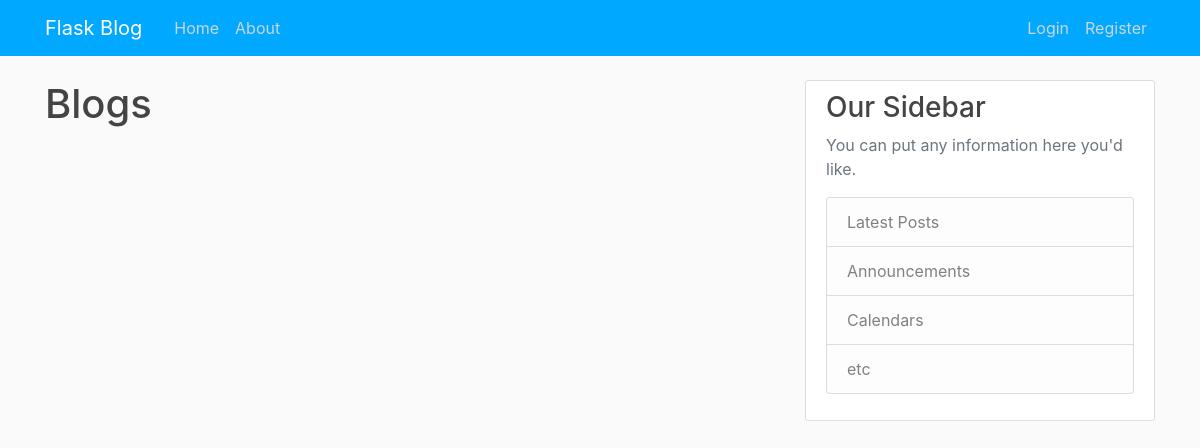
The app's page /home, older data.
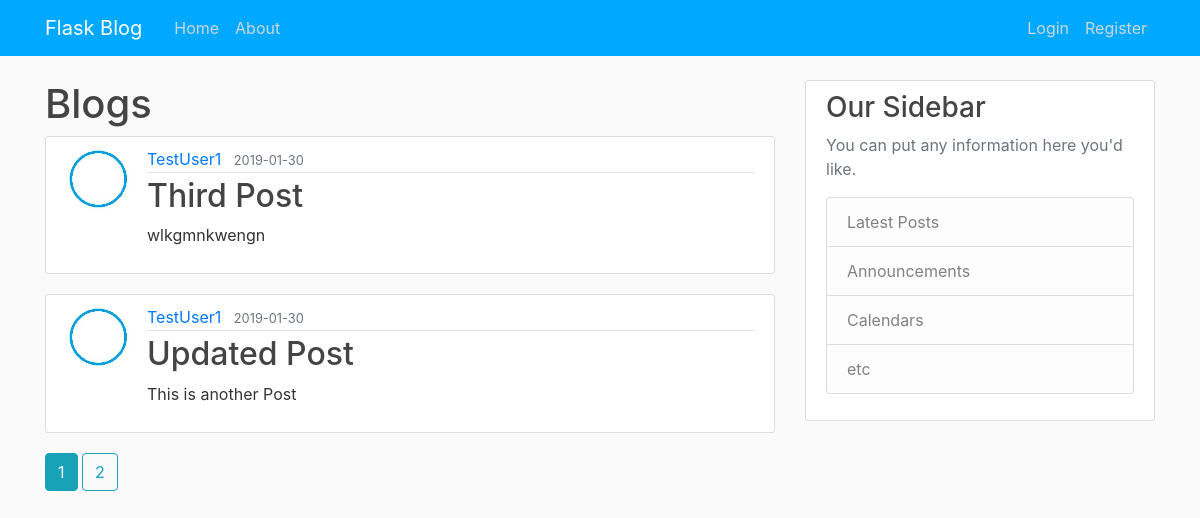
The same page, newer data.
### flask_blog/models.py (models this page shows, shortened)
class Post(db.Model):
	id = db.Column(db.Integer, primary_key=True)
	title = db.Column(db.String(100), nullable=False)
	date_posted = db.Column(db.DateTime, nullable=False, default=datetime.utcnow)
	content = db.Column(db.Text, nullable=False)
	user_id = db.Column(db.Integer, db.ForeignKey('user.id'), nullable=False)

class User(db.Model, UserMixin):
	id = db.Column(db.Integer, primary_key=True)
	username = db.Column(db.String(20), unique=True, nullable=False)
	email = db.Column(db.String(120), unique=True, nullable=False)
	image_file = db.Column(db.String(20), default='default.jpg', nullable=False)
	password = db.Column(db.String(60), nullable=False)
	posts = db.relationship('Post', backref='author', lazy=True)

### flask_blog/main/routes.py (the view)
@main.route('/')
@main.route('/home')
def index():
	page = request.args.get('page', 1, type=int)
	posts = Post.query.order_by(Post.date_posted.desc()).paginate(page=page, per_page=2)
	return render_template('index.html', posts=posts, title='Index')

### flask_blog/templates/index.html
{% extends 'layout.html' %}
{% block content %}
<h1>Blogs</h1>
{% for post in posts.items %}
<article class="media content-section">
	<img class="rounded-circle article-img" src="{{ url_for('static', filename='profile_pics/' + post.author.image_file) }}">
    <div class="media-body">
        <div class="article-metadata">
            <a class="mr-2" href="{{ url_for('users.user_posts', username=post.author.username) }}">{{ post.author.username }}</a>
            <small class="text-muted">{{ post.date_posted.strftime('%Y-%m-%d') }}</small>
        </div>
        <h2><a class="article-title" href="{{ url_for('posts.post', post_id=post. id) }}">{{ post.title }}</a></h2>
        <p class="article-content">{{ post.content }}</p>
    </div>
</article>
{% endfor %}
{% for page_num in posts.iter_pages(left_edge=1, right_edge=1, left_current=1, right_current=2) %}
	{% if page_num %}
		{% if posts.page == page_num %}
			<a class="btn btn-info mb-4" href="{{ url_for('main.index', page=page_num) }}">{{ page_num }}</a>
		{% else %}
			<a class="btn btn-outline-info mb-4" href="{{ url_for('main.index', page=page_num) }}">{{ page_num }}</a>
		{% endif %}
	{% else %}
	...
	{% endif %}
{% endfor %}
{% endblock content %}

Row changes from the older to the newer data that the page shows:
added Post: image_file (placeholder picture), author.username "TestUser1", date_posted "2019-01-30", title "Third Post", content "wlkgmnkwengn"
added Post: image_file (placeholder picture), author.username "TestUser1", date_posted "2019-01-30", title "Updated Post", content "This is another Post"
Text that changed along with them:
new list line: "1"
new list line: "2"
